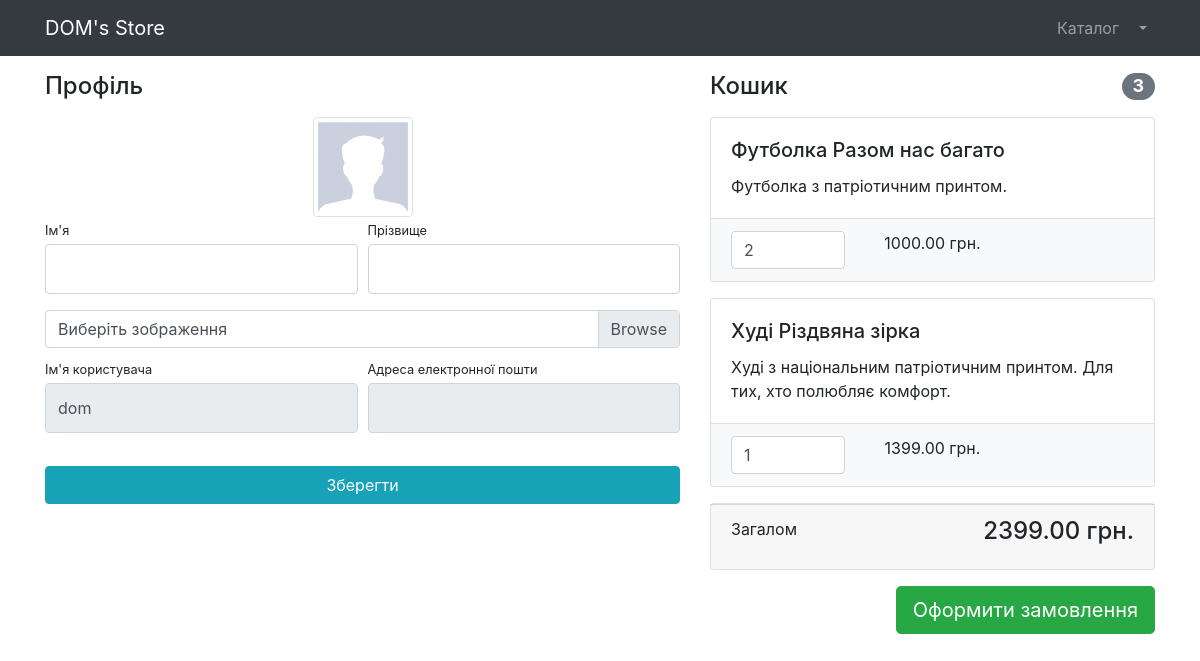
Page /users/profile/1/ (signed in) on the committed database.
### users/models.py (models this page shows)
class User(AbstractUser):
    image = models.ImageField(upload_to='users_images', null=True, blank=True)
    is_verified_email = models.BooleanField(default=False)

### products/models.py (models this page shows, shortened)
class Basket(models.Model):
    user = models.ForeignKey(to=User, on_delete=models.CASCADE)
    product = models.ForeignKey(to=Product, on_delete=models.CASCADE)
    quantity = models.PositiveSmallIntegerField(default=0)
    created_timestamp = models.DateTimeField(auto_now_add=True)
    objects = BasketQuerySet.as_manager()
    def sum(self):
        return self.product.price * self.quantity

class Product(models.Model):
    name = models.CharField(max_length=256)
    description = models.TextField()
    price = models.DecimalField(max_digits=6, decimal_places=2)
    quantity = models.PositiveIntegerField(default=0)
    image = models.ImageField(upload_to='products_images')
    category = models.ForeignKey(to=ProductCategory, on_delete=models.CASCADE)
    class Meta:
        verbose_name = 'product'
        verbose_name_plural = 'products'

### users/views.py (the view, shortened to what this page needs)
# urls.py: path('profile/<int:pk>/', login_required(UserProfileView.as_view()), name='profile'),
class UserProfileView(TitleMixin, UpdateView):
    model = User
    form_class = UserProfileForm
    template_name = 'users/profile.html'
    title = "DOM's Store - Особистий кабінет"
    def get_context_data(self, **kwargs):
        context = super(UserProfileView, self).get_context_data()
        context['baskets'] = Basket.objects.filter(user=self.object)
        return context

### users/forms.py
class UserProfileForm(UserChangeForm):
    first_name = forms.CharField(widget=forms.TextInput(attrs={'class': 'form-control py-4'}))
    last_name = forms.CharField(widget=forms.TextInput(attrs={'class': 'form-control py-4'}))
    image = forms.ImageField(widget=forms.FileInput(attrs={'class': 'custom-file-input'}), required=False)
    username = forms.CharField(widget=forms.TextInput(attrs={'class': 'form-control py-4', 'readonly': True}))
    email = forms.CharField(widget=forms.TextInput(attrs={'class': 'form-control py-4', 'readonly': True}))
    class Meta:
        model = User
        fields = ('first_name', 'last_name', 'image', 'username', 'email')

### common/views.py (called while the page is built)
    def get_context_data(self, **kwargs):
        context = super(TitleMixin, self).get_context_data(**kwargs)
        context['title'] = self.title
        return context

### products/models.py (called while the page is built)
    def total_sum(self):
        return sum(basket.sum() for basket in self)

    def total_quantity(self):
        return sum(basket.quantity for basket in self)

### users/templates/users/profile.html (shortened to what this page needs)
{% extends 'products/base.html' %}
{% load static %}
{% block css %}
    <link href="{% static '/vendor/css/profile.css' %}" rel="stylesheet">
{% endblock %}
{% block content %}
    <div class="container">
        <div class="row">
            <div class="col-lg-7">
            <h4 class="mt-3 mb-3">Профіль</h4>
            <div class="col-lg-12 text-center">
                <img width="100" height="100"
                     src="{% if user.image %} {{ user.image.url }} {% else %} {% static 'vendor/img/users/default_avatar.jpg' %} {% endif %}"
                     class="img-thumbnail">
            </div>
            <form action="{% url 'users:profile' user.id %}" method="post" enctype="multipart/form-data">
                <div class="form-row">
                    <div class="col-lg-6">
                        <div class="form-group">
                            <label class="small mb-1" for="{{ form.first_name.id_for_label }}">
                                Ім'я
                            </label>
                            {{ form.first_name }}
                        </div>
                    </div>
                    <div class="col-lg-6">
                        <div class="form-group">
                            <label class="small mb-1" for="{{ form.last_name.id_for_label }}">
                                Прізвище
                            </label>
                            {{ form.last_name }}
                        </div>
                    </div>
                </div>
                <div class="form-row mb-2">
                    <div class="col-lg-12">
                        <div class="custom-file">
                            <label class="custom-file-label" for="{{ form.image.id_for_label }}">
                                Виберіть зображення
                            </label>
                        </div>
                    </div>
                </div>
                <div class="form-row">
                    <div class="col-lg-6">
                        <label class="small mb-1" for="{{ form.username.id_for_lable }}">
                            Ім'я користувача
                        </label>
                        {{ form.username }}
                    </div>
                    <div class="col-lg-6">
                        <label class="small mb-1" for="{{ form.email.id_for_lable }}">
                            Адреса електронної пошти
                        </label>
                        {{ form.email }}
                    </div>
                </div>
                <div class="form-row">
                    <div class="col-lg-12" style="margin-top: 33px;">
                        <input class="btn btn-info btn-block" type="submit" value="Зберегти">
                    </div>
                </div>
            </form>
        </div>
            <div class="col-lg-5">
                {% include 'products/baskets.html' %}
            </div>
        </div>
    </div>
{% endblock %}

### products/templates/products/baskets.html (shortened to what this page needs)
{% if baskets %}
    <h4 class="mt-3 mb-3 d-flex justify-content-between align-items-center mb-3">
        Кошик <span class="badge badge-secondary badge-pill">{{ baskets.total_quantity }}</span>
    </h4>
    {% for basket in baskets %}
        <div class="card mb-3">
            <div class="card-body">
                <h5 class="card-title">{{ basket.product.name }}</h5>
                <p class="card-text">{{ basket.product.description }}</p>
            </div>
            <ul class="list-group list-group-flush">
                <li class="list-group-item bg-light">
                    <div class="row text-center">
                        <div class="col-lg-4">
                            <input name="basketID" type="number" class="form-control"
                              value="{{ basket.quantity }}" min="0">
                        </div>
                        <div class="col-lg-4">{{ basket.sum }} грн.</div>
                        <div class="col-lg-4">
                        </div>
                    </div>
                </li>
            </ul>
        </div>
    {% endfor %}
    <div class="card mb-3">
        <div class="card-footer">
        <p class="float-left">Загалом</p>
        <h4 class="float-right">{{ baskets.total_sum }} грн.</h4>
    </div>
    </div>
    <a class="btn btn-success btn-lg float-right" href="../orders/order-create.html">
        Оформити замовлення
    </a>
{% else %}
    <h4 class="mt-3 mb-3 text-center">
        Кошик порожній
    </h4>
{% endif %}

### rows in the picture
User: username "dom"
Basket: total_quantity "3", product.name "Футболка Разом нас багато", product.description "Футболка з патріотичним принтом.", basketID "2", sum "1000.00", total_sum "2399.00"
Basket: product.name "Худі Різдвяна зірка", product.description "Худі з національним патріотичним принтом. Для тих, хто полюбляє комфорт.", basketID "1", sum "1399.00"
